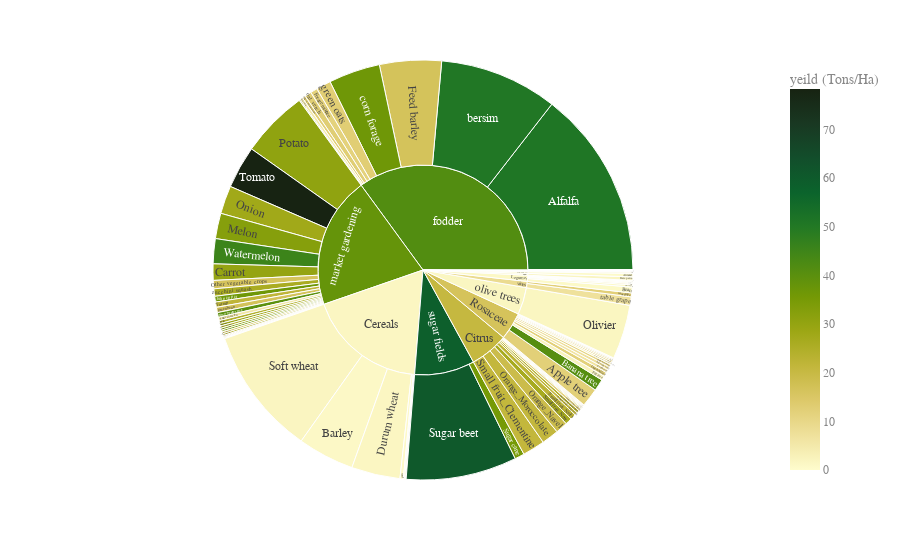

Notebook code for this chart:
### Code cell
fig = px.sunburst(df3[df3['Production-T (Tons)']!=0].query("Occurrence=='2013/2014'"), path=['Sector', 'Product'], values='Production-T (Tons)',
                  color='yeild (Tons/Ha)', hover_data=['Area (Ha)'],
                  color_continuous_scale='speed',
                  color_continuous_midpoint=np.average(df['yeild (Tons/Ha)'], weights=df['Area (Ha)']))
fig.show()

### Figure 1 — Plotly figure (JSON) as saved in the notebook; plotly's stock layout.template omitted (floating-point values rounded to 4 significant figures; data arrays with more than 128 entries replaced by an {"elided": "..."} marker saying what was removed)
{"data": [{"branchvalues": "total", "customdata": {"elided": "117x2 mixed values"}, "domain": {"x": [0, 1], "y": [0, 1]}, "hovertemplate": "labels=%{label}<br>Production-T (Tons)=%{value}<br>parent=%{parent}<br>id=%{id}<br>Area (Ha)=%{customdata[0]}<br>yeild (Tons/Ha)=%{color}<extra></extra>", "ids": ["fodder/Alfalfa", "almond trees/Almond", "Rosaceae/Apple tree", "Rosaceae/Apricot tree", "market gardening/Artichoke", "market gardening/Asparagus", "Rosaceae/Banana tree", "Cereals/Barley", "Legumes/Bean", "Citrus/Blood Orange_Washington", "market gardening/Blueberry", "Rosaceae/Carob tree", "market gardening/Carrot", "market gardening/Cauliflower", "Rosaceae/Cherry tree", "Legumes/Chickpea", "Industrial/Coriander harvested", "market gardening/Cucumber", "Date palms/Date palm", "Cereals/Durum wheat", "market gardening/Eggplant", "fodder/Feed barley", "Rosaceae/Fig tree", "fodder/Forage mixture", "market gardening/Garlic", "Citrus/Grapefruit", "market gardening/Green onion", "Rosaceae/Grenadier", "Industrial/Henna", "Rosaceae/Lawyer", "Citrus/Lemon", "Legumes/Lens", "fodder/Lupine", "Rosaceae/Medlar", "market gardening/Melon", "market gardening/Mint", "market gardening/Niora", "olive trees/Olivier", "market gardening/Onion", "Citrus/Orange_Morocco late", "Citrus/Orange_Navel", "Citrus/Orange_Navel lane late", "Citrus/Orange_Navel late", "Citrus/Orange_Navelina", "Citrus/Orange_Others", "Citrus/Orange_Salustiana", "Legumes/Orobe", "Cereals/Other cereals", "Citrus/Other citrus fruits", "fodder/Other forage crops", "Rosaceae/Other fruit plantations", "Legumes/Other legumes", "market gardening/Other vegetable crops", "Legumes/Pea", "Oilseeds/Peanut", "Rosaceae/Pear tree", "Rosaceae/Pecan", "Rosaceae/Pistachio", "market gardening/Potato", "Rosaceae/Quince", "market gardening/Raspberry", "Cereals/Rice", "Industrial/Saffron", "Oilseeds/Sesame", "market gardening/Small Green Pea", "Citrus/Small fruit_Clementine", "Citrus/Small fruit_Fortune", "Citrus/Small fruit_Nador cott", "Citrus/Small fruit_Nour", "Citrus/Small fruit_Nova", "Citrus/Small fruit_Nules", "Citrus/Small fruit_Ortanique", "Citrus/Small fruit_Others", "Cereals/Soft wheat", "Cereals/Sorghum", "sugar fields/Sugar beet", "sugar fields/Sugar cane", "Oilseeds/Sunflower", "Industrial/Tobacco", "market gardening/Tomato", "fodder/Triticale", "market gardening/Turnip", "Rosaceae/Walnut", "market gardening/Watermelon", "market gardening/Yam", "market gardening/apple cabbage", "fodder/bersim", "Industrial/caper", "market gardening/chili pepper", "Cereals/corn", "fodder/corn forage", "Legumes/field bean", "fodder/field peas", "market gardening/green bean", "fodder/green oats", "fodder/oat vetch", "Cereals/oats", "Rosaceae/peach-nectarine", "Rosaceae/plum tree", "market gardening/strawberries tree", "vines/table grape", "market gardening/vegetable beet", "vines/wine grape", "market gardening/zucchini squash", "Cereals", "Citrus", "Date palms", "Industrial", "Legumes", "Oilseeds", "Rosaceae", "almond trees", "fodder", "market gardening", "olive trees", "sugar fields", "vines"], "labels": ["Alfalfa", "Almond", "Apple tree", "Apricot tree", "Artichoke", "Asparagus", "Banana tree", "Barley", "Bean", "Blood Orange_Washington", "Blueberry", "Carob tree", "Carrot", "Cauliflower", "Cherry tree", "Chickpea", "Coriander harvested", "Cucumber", "Date palm", "Durum wheat", "Eggplant", "Feed barley", "Fig tree", "Forage mixture", "Garlic", "Grapefruit", "Green onion", "Grenadier", "Henna", "Lawyer", "Lemon", "Lens", "Lupine", "Medlar", "Melon", "Mint", "Niora", "Olivier", "Onion", "Orange_Morocco late", "Orange_Navel", "Orange_Navel lane late", "Orange_Navel late", "Orange_Navelina", "Orange_Others", "Orange_Salustiana", "Orobe", "Other cereals", "Other citrus fruits", "Other forage crops", "Other fruit plantations", "Other legumes", "Other vegetable crops", "Pea", "Peanut", "Pear tree", "Pecan", "Pistachio", "Potato", "Quince", "Raspberry", "Rice", "Saffron", "Sesame", "Small Green Pea", "Small fruit_Clementine", "Small fruit_Fortune", "Small fruit_Nador cott", "Small fruit_Nour", "Small fruit_Nova", "Small fruit_Nules", "Small fruit_Ortanique", "Small fruit_Others", "Soft wheat", "Sorghum", "Sugar beet", "Sugar cane", "Sunflower", "Tobacco", "Tomato", "Triticale", "Turnip", "Walnut", "Watermelon", "Yam", "apple cabbage", "bersim", "caper", "chili pepper", "corn", "corn forage", "field bean", "field peas", "green bean", "green oats", "oat vetch", "oats", "peach-nectarine", "plum tree", "strawberries tree", "table grape", "vegetable beet", "wine grape", "zucchini squash", "Cereals", "Citrus", "Date palms", "Industrial", "Legumes", "Oilseeds", "Rosaceae", "almond trees", "fodder", "market gardening", "olive trees", "sugar fields", "vines"], "marker": {"coloraxis": "coloraxis", "colors": [50.91, 0.635, 12.2, 7.304, 16.92, 12.5, 40.8, 1.033, 0.8728, 23.6, 12.85, 6.017, 29.95, 24.27, 8.795, 0.8613, 1.5, 35.53, 1.77, 1.559, 28.99, 16.56, 2.311, 11.67, 8.21, 11.31, 31.6, 11.96, 0.6667, 12.27, 9.589, 0.6688, 23.83, 13.65, 32.56, 24.66, 20.23, 1.704, 27.72, 21.1, 19.0, 10.51, 4.507, 1.66, 7.367, 26.26, 0.3944, 1.382, 17.07, 12.32, 3.741, 1.342, 16.38, 0.5644, 2.385, 12.24, 2.907, 1.773, 30.72, 13.25, 13.17, 7.5, 0.005, 0.7114, 6.132, 21.17, 21, 21.08, 26.62, 14.14, 22.38, 20.66, 11.15, 1.78, 1, 60.59, 35.21, 1.31, 0.875, 78.32, 5.172, 21.91, 1.797, 45.4, 19.52, 25.68, 50.42, 1.286, 36.61, 0.7085, 36.4, 3.194, 4.911, 16.86, 12.78, 12.86, 0.8753, 10.69, 6.269, 39.88, 7.185, 26.27, 12.33, 26.06, 1.565, 20.68, 1.77, 1.258, 1.137, 1.928, 16.48, 0.635, 41.46, 38.16, 1.704, 58.57, 8.822]}, "name": "", "parents": ["fodder", "almond trees", "Rosaceae", "Rosaceae", "market gardening", "market gardening", "Rosaceae", "Cereals", "Legumes", "Citrus", "market gardening", "Rosaceae", "market gardening", "market gardening", "Rosaceae", "Legumes", "Industrial", "market gardening", "Date palms", "Cereals", "market gardening", "fodder", "Rosaceae", "fodder", "market gardening", "Citrus", "market gardening", "Rosaceae", "Industrial", "Rosaceae", "Citrus", "Legumes", "fodder", "Rosaceae", "market gardening", "market gardening", "market gardening", "olive trees", "market gardening", "Citrus", "Citrus", "Citrus", "Citrus", "Citrus", "Citrus", "Citrus", "Legumes", "Cereals", "Citrus", "fodder", "Rosaceae", "Legumes", "market gardening", "Legumes", "Oilseeds", "Rosaceae", "Rosaceae", "Rosaceae", "market gardening", "Rosaceae", "market gardening", "Cereals", "Industrial", "Oilseeds", "market gardening", "Citrus", "Citrus", "Citrus", "Citrus", "Citrus", "Citrus", "Citrus", "Citrus", "Cereals", "Cereals", "sugar fields", "sugar fields", "Oilseeds", "Industrial", "market gardening", "fodder", "market gardening", "Rosaceae", "market gardening", "market gardening", "market gardening", "fodder", "Industrial", "market gardening", "Cereals", "fodder", "Legumes", "fodder", "market gardening", "fodder", "fodder", "Cereals", "Rosaceae", "Rosaceae", "market gardening", "vines", "market gardening", "vines", "market gardening", "", "", "", "", "", "", "", "", "", "", "", "", ""], "type": "sunburst", "values": [5454000.0, 101000.0, 536200.0, 90270.0, 55234, 2488, 342475, 1638000.0, 166700.0, 78180.0, 7710.0, 4055, 474100.0, 52113, 15520.0, 62500.0, 450, 55440.0, 102201, 1410000.0, 70291, 1791000.0, 126600.0, 202625, 7709, 475, 56663, 121700.0, 1200, 31900.0, 26450.0, 30670.0, 32056, 5933.0, 736500.0, 85120.0, 27854, 1573000.0, 813707, 495900.0, 348600.0, 14940, 7525.0, 246, 27280.0, 28590.0, 844, 4852.0, 13260.0, 92405, 52340.0, 32270.0, 240300.0, 23420.0, 38380.0, 39590.0, 218, 111.7, 1951000.0, 45880.0, 15700.0, 33050.0, 5, 498, 97910.0, 646600.0, 1008, 82984, 190800.0, 10800.0, 167300.0, 10610.0, 75340.0, 3706000.0, 4800, 3209000.0, 278551, 27370.0, 350, 1231000.0, 2560, 153516, 12510.0, 724915, 16420, 64462, 3422000.0, 26830.0, 165248, 97380.0, 1493000.0, 40398, 80586, 152582, 426600.0, 192653, 36620.0, 73800.0, 92870.0, 137388, 244700.0, 19701, 114300.0, 215500.0, 6931000.0, 2227000.0, 102201, 28840.0, 356800.0, 66240.0, 1592000.0, 101000.0, 13190000.0, 7631000.0, 1573000.0, 3487000.0, 359000.0]}], "layout": {"coloraxis": {"cmid": null, "colorbar": {"title": {"text": "yeild (Tons/Ha)"}}, "colorscale": [[0, "rgb(254, 252, 205)"], [0.09091, "rgb(239, 225, 156)"], [0.1818, "rgb(221, 201, 106)"], [0.2727, "rgb(194, 182, 59)"], [0.3636, "rgb(157, 167, 21)"], [0.4545, "rgb(116, 153, 5)"], [0.5455, "rgb(75, 138, 20)"], [0.6364, "rgb(35, 121, 36)"], [0.7273, "rgb(11, 100, 44)"], [0.8182, "rgb(18, 78, 43)"], [0.9091, "rgb(25, 56, 34)"], [1, "rgb(23, 35, 18)"]]}, "legend": {"tracegroupgap": 0}, "margin": {"t": 60}}}
